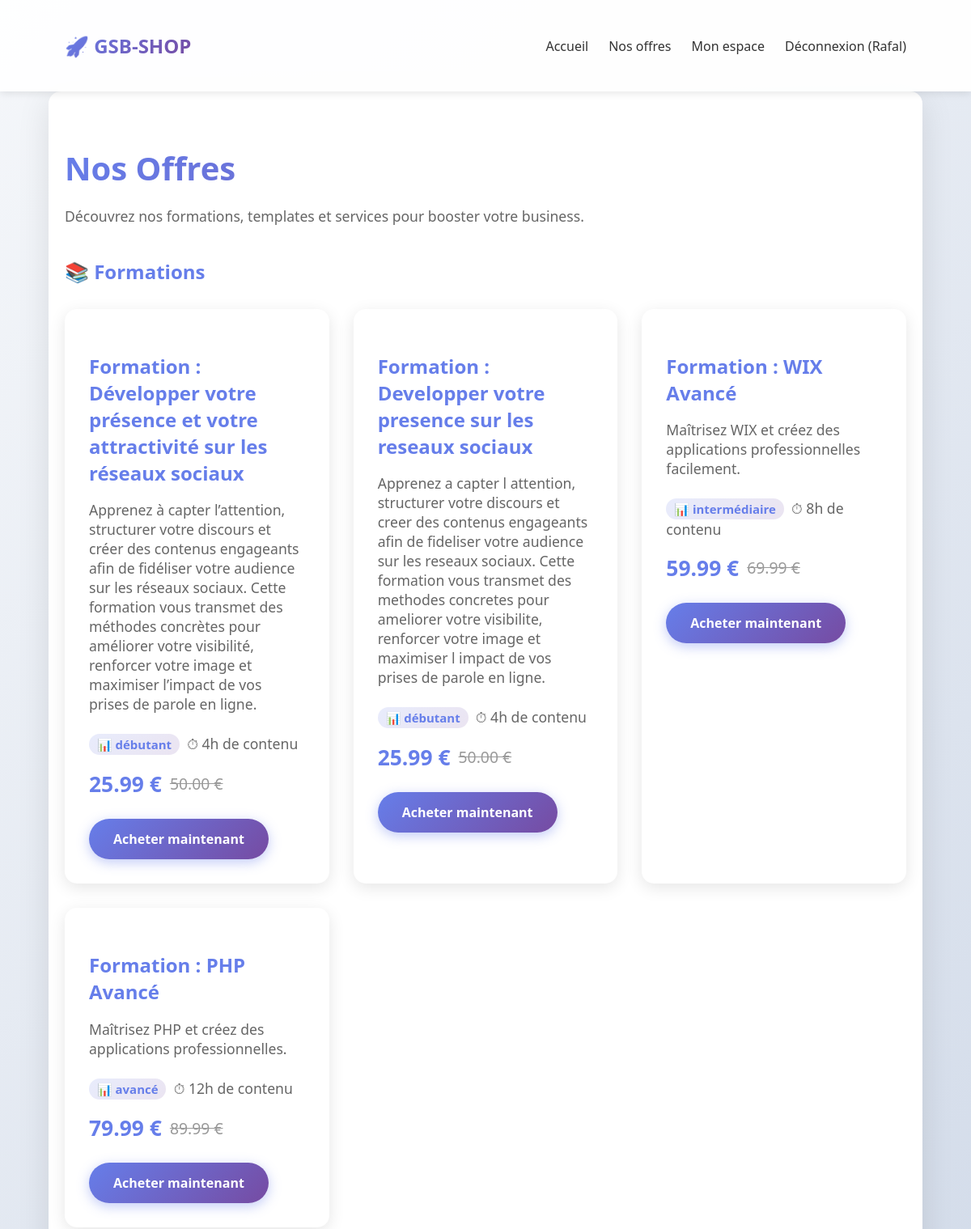
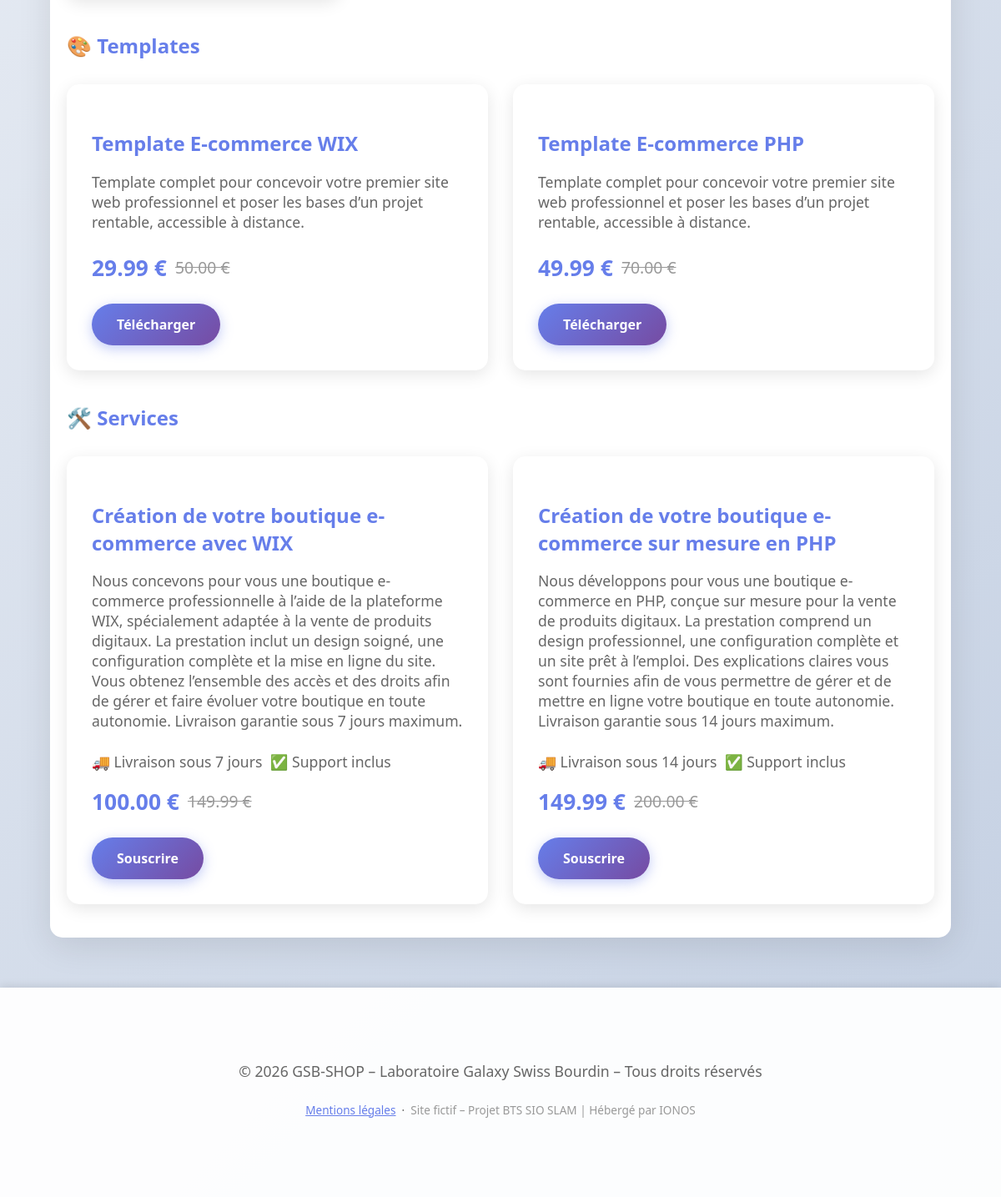
The page /checkout.php (signed in) on the database its author committed (2 pictures, top to bottom).
### tables this page shows
CREATE TABLE `formations` (
  `product_id` int NOT NULL,
  `niveau` enum('débutant','intermédiaire','avancé') NOT NULL DEFAULT 'débutant',
  `duree_heures` int NOT NULL DEFAULT '1'
);

CREATE TABLE `products` (
  `id` int NOT NULL,
  `name` varchar(200) NOT NULL,
  `description` text,
  `price` decimal(10,2) NOT NULL,
  `old_price` decimal(10,2) DEFAULT NULL,
  `type` enum('formation','template','service') NOT NULL,
  `created_at` timestamp NULL DEFAULT CURRENT_TIMESTAMP
);

CREATE TABLE `services` (
  `product_id` int NOT NULL,
  `delai_jours` int NOT NULL DEFAULT '7',
  `inclut_support` tinyint(1) NOT NULL DEFAULT '1'
);

### Produit.php (called while the page is built, shortened)
<?php
class Produit {
    protected int    $id;
    protected string $nom;
    protected string $description;
    protected float  $prix;
    protected float  $ancienPrix;
    protected string $type;
    public function __construct(
        int    $id,
        string $nom,
        string $description,
        float  $prix,
        float  $ancienPrix,
        string $type
    ) {
        $this->id          = $id;
        $this->nom         = $nom;
        $this->description = $description;
        $this->prix        = $prix;
        $this->ancienPrix  = $ancienPrix;
        $this->type        = $type;
    }
    public function getId(): int          { return $this->id; }
    public function getNom(): string      { return $this->nom; }
    public function getDescription(): string { return $this->description; }
    public function getAncienPrix(): float { return $this->ancienPrix; }
    public function getType(): string     { return $this->type; }
    public function afficherPrix(): string {
        return number_format($this->prix, 2) . ' €';
    }
    public function afficherAncienPrix(): string {
        return number_format($this->ancienPrix, 2) . ' €';
    }
}

### CatalogueProduits.php (called while the page is built, shortened)
<?php
require_once __DIR__ . '/Produit.php';
require_once __DIR__ . '/Formation.php';
require_once __DIR__ . '/Service.php';
class CatalogueProduits {
    private array $produits = [];
    public function charger(PDO $conn): void {
        $this->produits = [];
        $stmt = $conn->prepare("
            SELECT p.id, p.name, p.description, p.price, p.old_price,
                   f.niveau, f.duree_heures
            FROM products p
            INNER JOIN formations f ON f.product_id = p.id
            ORDER BY p.price
        ");
        $stmt->execute();
        foreach ($stmt->fetchAll(PDO::FETCH_ASSOC) as $row) {
            $this->produits[] = new Formation(
                (int)$row['id'],
                $row['name'],
                $row['description'],
                (float)$row['price'],
                (float)$row['old_price'],
                $row['niveau'],
                (int)$row['duree_heures']
            );
        }
        $stmt = $conn->prepare("
            SELECT p.id, p.name, p.description, p.price, p.old_price,
                   s.delai_jours, s.inclut_support
            FROM products p
            INNER JOIN services s ON s.product_id = p.id
            ORDER BY p.price
        ");
        $stmt->execute();
        foreach ($stmt->fetchAll(PDO::FETCH_ASSOC) as $row) {
            $this->produits[] = new Service(
                (int)$row['id'],
                $row['name'],
                $row['description'],
                (float)$row['price'],
                (float)$row['old_price'],
                (int)$row['delai_jours'],
                (bool)$row['inclut_support']
            );
        }
        $stmt = $conn->prepare("
            SELECT p.id, p.name, p.description, p.price, p.old_price
            FROM products p
            WHERE p.type = 'template'
            ORDER BY p.price
        ");
        $stmt->execute();
        foreach ($stmt->fetchAll(PDO::FETCH_ASSOC) as $row) {
            $this->produits[] = new Produit(
                (int)$row['id'],
                $row['name'],
                $row['description'],
                (float)$row['price'],
                (float)$row['old_price'],
                'template'
            );
        }
    }
    public function getParType(string $type): array {
        return array_filter(
            $this->produits,
            fn(Produit $p) => $p->getType() === $type
        );
    }
}

### Formation.php (called while the page is built, shortened)
<?php
require_once __DIR__ . '/Produit.php';
class Formation extends Produit {
    private string $niveau;
    private int    $dureeHeures;
    public function __construct(
        int    $id,
        string $nom,
        string $description,
        float  $prix,
        float  $ancienPrix,
        string $niveau,
        int    $dureeHeures
    ) {
        $this->niveau       = $niveau;
        $this->dureeHeures  = $dureeHeures;
    }
    public function getNiveau(): string    { return $this->niveau; }
    public function afficherDuree(): string {
        return $this->dureeHeures . 'h de contenu';
    }
}

### Service.php (called while the page is built, shortened)
<?php
require_once __DIR__ . '/Produit.php';
class Service extends Produit {
    private int  $delaiJours;
    private bool $inclutSupport;
    public function __construct(
        int    $id,
        string $nom,
        string $description,
        float  $prix,
        float  $ancienPrix,
        int    $delaiJours,
        bool   $inclutSupport
    ) {
        $this->delaiJours    = $delaiJours;
        $this->inclutSupport = $inclutSupport;
    }
    public function inclutSupport(): bool     { return $this->inclutSupport; }
    public function afficherDelai(): string {
        return 'Livraison sous ' . $this->delaiJours . ' jours';
    }
}

### checkout.php (the view, shortened to what this page needs)
<?php
require_once __DIR__ . '/models/CatalogueProduits.php';
$formations = [];
$templates  = [];
$services   = [];
try {
    $db        = new Database();
    $conn      = $db->getConnection();
    $catalogue = new CatalogueProduits();
    $catalogue->charger($conn);
    $formations = $catalogue->getParType('formation');
    $templates  = $catalogue->getParType('template');
    $services   = $catalogue->getParType('service');
} catch (Exception $e) {
    $erreurBDD = $e->getMessage();
}
require_once __DIR__ . '/templates/header.php';
?>
<main class="container">
    <h1>Nos Offres</h1>
    <p>Découvrez nos formations, templates et services pour booster votre business.</p>
    <h2 style="margin-top:40px;color:#667eea;">📚 Formations</h2>
    <div class="cards">
        <?php foreach ($formations as $produit):  ?>
            <div class="card">
                <h3><?= htmlspecialchars($produit->getNom()) ?></h3>
                <p><?= htmlspecialchars($produit->getDescription()) ?></p>
                <p style="margin-bottom:8px;">
                    <span class="badge-niveau">📊 <?= htmlspecialchars($produit->getNiveau()) ?></span>
                    &nbsp;⏱ <?= htmlspecialchars($produit->afficherDuree()) ?>
                </p>
                <p style="display:flex;align-items:center;gap:10px;">
                    <span style="font-size:1.5em;font-weight:bold;color:#667eea;"><?= $produit->afficherPrix() ?></span>
                    <?php if ($produit->getAncienPrix() > 0): ?>
                        <span style="text-decoration:line-through;color:#999;font-size:1.1em;"><?= $produit->afficherAncienPrix() ?></span>
                    <?php endif; ?>
                </p>
                <a class="btn" href="/process_payment.php?product_id=<?= $produit->getId() ?>">Acheter maintenant</a>
            </div>
        <?php endforeach; ?>
    </div>
    <h2 style="margin-top:40px;color:#667eea;">🎨 Templates</h2>
    <div class="cards">
        <?php foreach ($templates as $produit):  ?>
            <div class="card">
                <h3><?= htmlspecialchars($produit->getNom()) ?></h3>
                <p><?= htmlspecialchars($produit->getDescription()) ?></p>
                <p style="display:flex;align-items:center;gap:10px;">
                    <span style="font-size:1.5em;font-weight:bold;color:#667eea;"><?= $produit->afficherPrix() ?></span>
                    <?php if ($produit->getAncienPrix() > 0): ?>
                        <span style="text-decoration:line-through;color:#999;font-size:1.1em;"><?= $produit->afficherAncienPrix() ?></span>
                    <?php endif; ?>
                </p>
                <a class="btn" href="/process_payment.php?product_id=<?= $produit->getId() ?>">Télécharger</a>
            </div>
        <?php endforeach; ?>
    </div>
    <h2 style="margin-top:40px;color:#667eea;">🛠️ Services</h2>
    <div class="cards">
        <?php foreach ($services as $produit):  ?>
            <div class="card">
                <h3><?= htmlspecialchars($produit->getNom()) ?></h3>
                <p><?= htmlspecialchars($produit->getDescription()) ?></p>
                <p style="margin-bottom:8px;">
                    🚚 <?= htmlspecialchars($produit->afficherDelai()) ?>
                    &nbsp;<?= $produit->inclutSupport() ? '✅ Support inclus' : '' ?>
                </p>
                <p style="display:flex;align-items:center;gap:10px;">
                    <span style="font-size:1.5em;font-weight:bold;color:#667eea;"><?= $produit->afficherPrix() ?></span>
                    <?php if ($produit->getAncienPrix() > 0): ?>
                        <span style="text-decoration:line-through;color:#999;font-size:1.1em;"><?= $produit->afficherAncienPrix() ?></span>
                    <?php endif; ?>
                </p>
                <a class="btn" href="/process_payment.php?product_id=<?= $produit->getId() ?>">Souscrire</a>
            </div>
        <?php endforeach; ?>
    </div>
</main>
<?php require_once __DIR__ . '/templates/footer.php'; ?>

### style.css (style rules this page uses)
* { box-sizing: border-box; }
body { margin: 0; font-family: 'Segoe UI', sans-serif; background: linear-gradient(135deg, #f5f7fa 0%, #c3cfe2 100%); min-height: 100vh; color: #333; }
.container { width: 90%; max-width: 1100px; margin: 0 auto; padding: 40px 20px; }
main { background: white; border-radius: 15px; box-shadow: 0 10px 40px rgba(0,0,0,.1); padding: 50px; margin: 40px auto; margin-bottom: 40px; }
h1 { font-size: 2.5em; margin-bottom: 20px; background: linear-gradient(135deg, #667eea 0%, #764ba2 100%); -webkit-background-clip: text; -webkit-text-fill-color: transparent; background-clip: text; }
p { font-size: 1.1em; color: #666; margin-bottom: 25px; }
.btn { display: inline-block; padding: 14px 30px; background: linear-gradient(135deg, #667eea 0%, #764ba2 100%); color: #fff; text-decoration: none; border-radius: 50px; font-weight: 600; transition: all .3s; border: none; cursor: pointer; font-size: 16px; box-shadow: 0 4px 15px rgba(102,126,234,.4); }
.cards { display: grid; grid-template-columns: repeat(auto-fit, minmax(300px, 1fr)); gap: 30px; margin-top: 30px; }
.card { background: white; border-radius: 15px; padding: 30px; box-shadow: 0 5px 20px rgba(0,0,0,.1); transition: transform .3s, box-shadow .3s; }
.card h3 { color: #667eea; margin-bottom: 15px; font-size: 1.5em; }
.badge-niveau { display: inline-block; padding: 3px 10px; border-radius: 20px; font-size: .85em; font-weight: 600; background: linear-gradient(135deg, rgba(102,126,234,.15), rgba(118,75,162,.15)); color: #667eea; }

### rows shown on the page
formations: product_id.name "Formation : Développer votre présence et votre attractivité sur les réseaux sociaux", product_id.description "Apprenez à capter l’attention, structurer votre discours et créer des contenus engageants afin de fidéliser votre audience sur les réseaux sociaux. Cette formation vous transmet des méthodes concrètes pour améliorer votre visibilité, renforcer votre image et maximiser l’impact de vos prises de parole en ligne.", niveau "débutant", duree_heures "4h de contenu", product_id.price "25.99 €", afficherAncienPrix "50.00 €"
formations: product_id.name "Formation : Developper votre presence sur les reseaux sociaux", product_id.description "Apprenez a capter l attention, structurer votre discours et creer des contenus engageants afin de fideliser votre audience sur les reseaux sociaux. Cette formation vous transmet des methodes concretes pour ameliorer votre visibilite, renforcer votre image et maximiser l impact de vos prises de parole en ligne.", niveau "débutant", duree_heures "4h de contenu", product_id.price "25.99 €", afficherAncienPrix "50.00 €"
formations: product_id.name "Formation : WIX Avancé", product_id.description "Maîtrisez WIX et créez des applications professionnelles facilement.", niveau "intermédiaire", duree_heures "8h de contenu", product_id.price "59.99 €", product_id.old_price "69.99 €"
formations: product_id.name "Formation : PHP Avancé", product_id.description "Maîtrisez PHP et créez des applications professionnelles.", niveau "avancé", duree_heures "12h de contenu", product_id.price "79.99 €", product_id.old_price "89.99 €"
products: name "Template E-commerce WIX", description "Template complet pour concevoir votre premier site web professionnel et poser les bases d’un projet rentable, accessible à distance.", price "29.99 €", afficherAncienPrix "50.00 €"
products: name "Template E-commerce PHP", description "Template complet pour concevoir votre premier site web professionnel et poser les bases d’un projet rentable, accessible à distance.", price "49.99 €", afficherAncienPrix "70.00 €"
services: product_id.name "Création de votre boutique e-commerce avec WIX", product_id.description "Nous concevons pour vous une boutique e-commerce professionnelle à l’aide de la plateforme WIX, spécialement adaptée à la vente de produits digitaux. La prestation inclut un design soigné, une configuration complète et la mise en ligne du site. Vous obtenez l’ensemble des accès et des droits afin de gérer et faire évoluer votre boutique en toute autonomie. Livraison garantie sous 7 jours maximum.", delai_jours "Livraison sous 7 jours", inclut_support "✅ Support inclus", afficherPrix "100.00 €", product_id.old_price "149.99 €"
services: product_id.name "Création de votre boutique e-commerce sur mesure en PHP", product_id.description "Nous développons pour vous une boutique e-commerce en PHP, conçue sur mesure pour la vente de produits digitaux. La prestation comprend un design professionnel, une configuration complète et un site prêt à l’emploi. Des explications claires vous sont fournies afin de vous permettre de gérer et de mettre en ligne votre boutique en toute autonomie. Livraison garantie sous 14 jours maximum.", delai_jours "Livraison sous 14 jours", inclut_support "✅ Support inclus", product_id.price "149.99 €", product_id.old_price "200.00 €"

### other values the page prints
getUserName() "Rafal"
